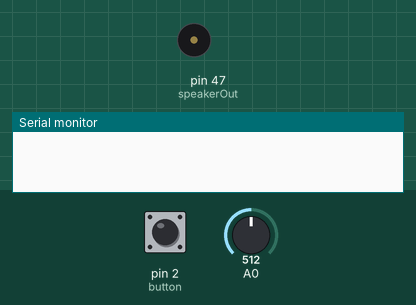
Recording of a sketch running on a simulated Arduino Mega 2560, built with avr-gcc and run on an emulated ATmega2560. Parts: buzzer (waves = sounding), the last lines printed to the serial monitor. The test bench sets the inputs (shaded band); at power-on: pin 2 (button) LOW, A0 = 512.

Above: at 1.2 s.
1.3 s: pin 2 (button) pulled HIGH for 0.15 s
At 2.64 s:
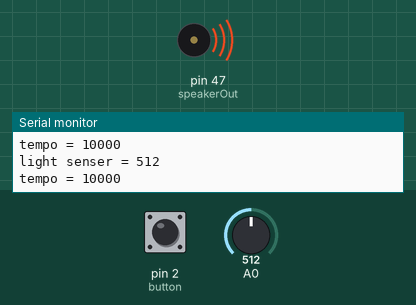
4.3 s: A0 set to 360
Timing chart, 0 to 13.3 s (numbered marks = the images above; inputs shaded):
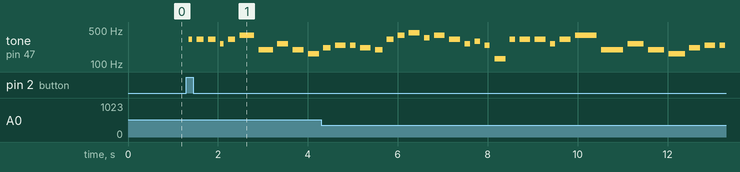

Measured:
- after the input at 1.3 s, tone on pin 47 (speakerOut): plays 326 Hz for 0.08 s, 326 Hz for 0.16 s, 326 Hz for 0.16 s, 259 Hz for 0.08 s, 326 Hz for 0.16 s, 388 Hz for 0.32 s … (10 notes in this stretch), starting after 0.05 s

The sketch:

hw3_2.ino
```cpp
#define button 2
#define speakerOut 47

#define c3 7692 // 130 Hz
#define d3 6802 // 147 Hz
#define e3 6060 // 165 Hz
#define f3 5714 // 175 Hz
#define g3 5102 // 196 Hz
#define a3 4545 // 220 Hz
#define b3 4048 // 247 Hz
#define c4 3830 // 261 Hz
#define d4 3400 // 294 Hz
#define e4 3038 // 329 Hz
#define f4 2864 // 349 Hz
#define g4 2550 // 392 Hz
#define a4 2272 // 440 Hz
#define b4 2028 // 493 Hz
#define c5 1912 // 523 Hz
#define r1 0

int melody[] = {e4, e4, e4, c4, e4, g4, g3, c4, g3, e3, a3, b3, b3, a3, g3, e4, g4, a4, f4, g4, e4, c4, d4, b3, c3}; // 25개
int beats[] = {8, 16, 16, 8, 16, 32, 32, 24, 24, 24, 16, 16, 8, 16, 10, 10, 10, 16, 8, 16, 16, 8, 8, 8, 16};

int MAX_MELODY = sizeof(melody)/2;

long tempo = 15000;
int pause = 100;
int tone_ = c4;
int beat = 0;
long duration = 0;

void play_tone() {
  long elapsed_time = 0;
  if(tone_ > 0) {
    while( elapsed_time < duration ){
      if( elapsed_time + tone_ <= duration ){
        digitalWrite(speakerOut,HIGH);
        delayMicroseconds(tone_ / 2);
        digitalWrite(speakerOut,LOW);
        delayMicroseconds(tone_ / 2);
      }
      elapsed_time += tone_;
   }
  }
  else {
    delayMicroseconds(duration);
  }
  delay(pause);
}

void setup() {
  pinMode(button, INPUT);
  pinMode(speakerOut, OUTPUT);
  Serial.begin(9600);

}

int bval, lval;

void loop() {
  bval = digitalRead(button);

  if (bval == HIGH) {
    for (int j = 0; j < 5; j ++) {
      for(int i = 0; i < MAX_MELODY ; i++) {
      tone_ = melody[i];
      beat = beats[i];
      lval = analogRead(0);
      // tempo = lval * 10;

      Serial.print("light senser = ");
      Serial.println(lval);
      Serial.print("tempo = ");
      Serial.println(tempo);

      if (lval > 370) {
        tempo = 10000;
      }
      else if (lval > 350) {
        tempo = 15000;
      }
      else {
        tempo = 20000;
      }

      duration = beat * tempo;
      play_tone();
      }
    }

  }

  else {
    delay(100);
  }

}
```
